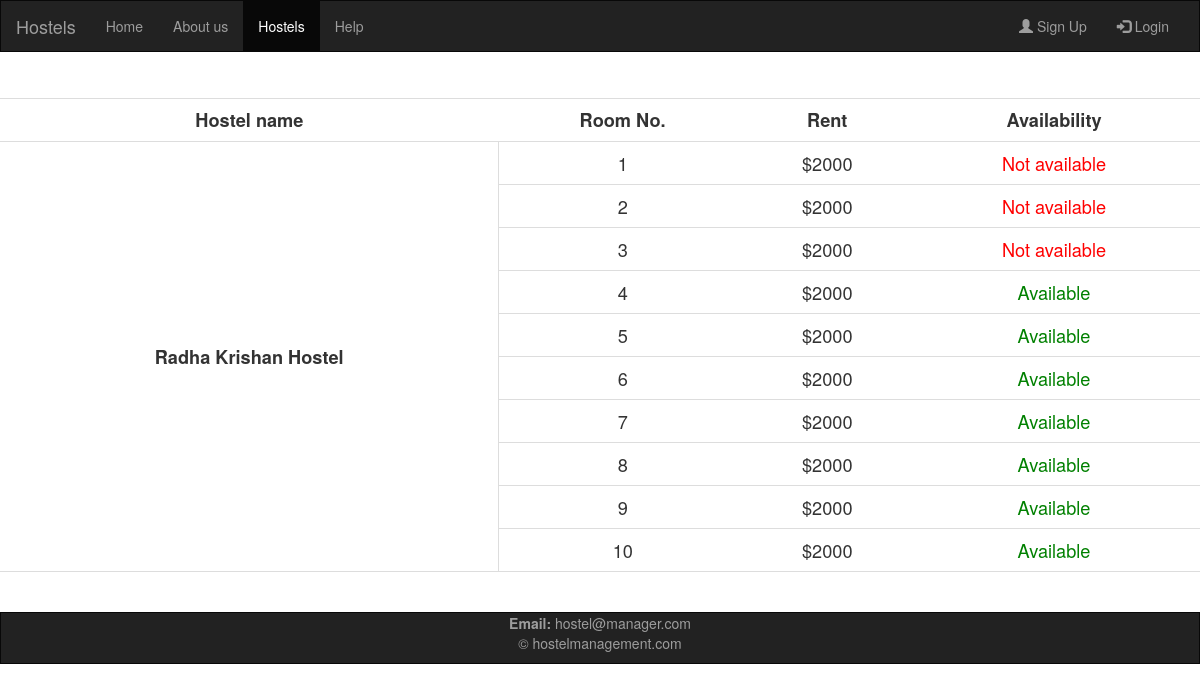
Page /hostels.php?hostelId=1 on the committed database.
### tables this page shows
CREATE TABLE IF NOT EXISTS `hostel` (
  `hostel_id` int(2) NOT NULL AUTO_INCREMENT,
  `hostel_name` varchar(20) DEFAULT NULL,
  `location` varchar(15) DEFAULT NULL,
  `owner_id` int(2) DEFAULT NULL,
  PRIMARY KEY (`hostel_id`),
  KEY `owner_id` (`owner_id`)
);

CREATE TABLE IF NOT EXISTS `rooms` (
  `hostel_id` int(2) NOT NULL,
  `room_no` int(3) NOT NULL,
  `price` int(6) DEFAULT NULL,
  `availability` int(1) DEFAULT '0',
  `student_id` int(4) DEFAULT NULL,
  PRIMARY KEY (`hostel_id`,`room_no`),
  KEY `student_id` (`student_id`)
);

### hostels.php (called while the page is built, shortened)
<?php
	include_once(ROOT_DIR."controller/controller.php");
	$controller = new Controller();
	$controller->invoke();
?>

### model/model.php (called while the page is built, shortened)
<?php
	include_once(ROOT_DIR."model/rooms_model.php");
	include_once(ROOT_DIR."model/connection.php");
	class Model{
		private $conn;
		public function  __construct(){
			$this->conn = new Connection();
		}
		public function getHostelRooms($hostelId){
			$nconn = $this->conn->getConnection();
			$sql = "SELECT room_no, price, availability, student_id FROM rooms WHERE hostel_id = $hostelId";
			$result = $nconn->query($sql);
			if($result->num_rows > 0){
				$rooms = array();
				$index = 0;
				while($row = $result->fetch_assoc()){
					$rooms[$index++] = new Rooms($hostelId, $row['room_no'], $row['price'], $row['availability'], $row['student_id']);
				}
				$sql = "SELECT hostel_name FROM hostel WHERE hostel_id = $hostelId";
				$hostelName =  $nconn->query($sql);
				if($hostelName->num_rows > 0){
					$hostelName = $hostelName->fetch_assoc();
					$hostelName = $hostelName['hostel_name'];
				}
				else{
					$hostelName = '';
				}
				$this->conn->closeConnection();
				return array($hostelName, $rooms);
			}
			else{
				$this->conn->closeConnection();
				return NULL;
			}
		}
	}
?>

### model/connection.php (called while the page is built, shortened)
<?php
	class Connection{
		private $servername = 'localhost';
		private $username = 'root';
		private $password = '';
		private $databaseName= 'hostel_management';
		public function __construct(){
			$this->conn = new mysqli($this->servername, $this->username, $this->password, $this->databaseName);
		}
	}
?>

### model/rooms_model.php (called while the page is built, shortened)
<?php
	class Rooms
	{
		public function __construct($hostel_id, $room_no, $price, $availability, $student_id)
		{
			$this->room_no = $room_no;
			$this->price = $price;
			$this->availability = $availability;
		}
	}
?>

### view/hostel_rooms.php (the view, shortened to what this page needs)
<!DOCTYPE html>
<html>
<head>
	    <?php
	    echo'
	    <link href="'.HTTP.'resources/css/bootstrap.min.css" rel="stylesheet">
		<link href="'.HTTP.'resources/css/index.css" rel="stylesheet" type="text/css">
	    <script src="'.HTTP.'resources/js/jquery-1.11.3.min.js"></script>
	    <script src="'.HTTP.'resources/js/bootstrap.min.js"></script>';
	    ?>
</head>
<body>
	<?php
		if(isset($_SESSION['student_id']))
			include_once(ROOT_DIR.'user/student/view/layout/header.php');
		else if(isset($_SESSION['owner_id']))
				include_once(ROOT_DIR.'user/owner/view/layout/header.php');
		else
			include_once(ROOT_DIR.'view/layout/header.php');
	?>
	<div class="table-responsive">
		<table class="table table-hover">
				<tr>
					<th>Hostel name</th>
					<th>Room No.</th>
					<th>Rent</th>
					<th>Availability</th>
				</tr>
				<tr style="border-bottom: 1px solid #ddd;">
					<?php
						echo '<th id="hostel_name" rowspan = "'.(count($hostelRooms[1])+1).'">'.ucwords($hostelRooms[0]).'</th>';
					?>
				</tr>
				<?php
					foreach ($hostelRooms[1] as $room) {
						echo '<tr style="border-bottom: 1px solid #ddd;">
						<td>'.$room->room_no.'</td>
						<td>$'.$room->price.'</td>
						<td>'.(($room->availability == 1)?'<span id="not_available">Not available</span>': '<span id="available">Available</span>').'</td>
						</tr>';
					}
				?>
		</table>
	</div>
	<?php
		include('layout/footer.php');
	?>
</body>
</html>

### controller/controller.php
<?php
	include_once(ROOT_DIR."model/model.php");
	class Controller{
		public $model;
		public function __construct()
		{
			$this->model = new Model();
		}
		public function invoke(){
			if(!isset($_GET['hostelId']) && !isset($_GET['facilities'])){
				$hostels = $this->model->getHostelList();
				include ROOT_DIR.'view/hostel_list.php';
			}
			else if(isset($_GET['facilities'])){
				$facilities = $this->model->getHostelFacilities($_GET['facilities']);
				include ROOT_DIR.'view/hostel_facilities.php';
			}
			else{
				$hostelRooms = $this->model->getHostelRooms($_GET['hostelId']);
				include ROOT_DIR.'view/hostel_rooms.php';
			}
		}
	}
?>

### view/layout/header.php
<?php
	echo '
		<nav id="navigationBar" class="navbar navbar-inverse">
		  	<div class="container-fluid">
			    <div class="navbar-header">
			    	<button type="button" class="navbar-toggle" data-toggle="collapse" data-target="#myNavbar">
				        <span class="icon-bar"></span>
				        <span class="icon-bar"></span>
				        <span class="icon-bar"></span>
			      </button>
			      <a class="navbar-brand" href="'.HTTP.'">Hostels</a>
			    </div>
			    <div class="collapse navbar-collapse" id="myNavbar">
			      <ul id="options" class="nav navbar-nav">
			        <li><a href="'.HTTP.'">Home</a></li>
			        <li><a href="#">About us</a></li>
			        <li><a href="'.HTTP.'hostels.php">Hostels</a></li>
			        <li><a href="#">Help</a></li>
			      </ul>
			      <ul id="right_options" class="nav navbar-nav navbar-right">
			      	<li><a href="'.HTTP.'signup.php"><span class="glyphicon glyphicon-user"></span> Sign Up</a></li>
        			<li><a href="'.HTTP.'login.php"><span class="glyphicon glyphicon-log-in"></span> Login</a></li>
			      </ul>
			    </div>
		  	</div>
		</nav>';
?>

### view/layout/footer.php
<?php
	echo '
		<div id="footer" class="navbar navbar-inverse ">
			<p style="text-align: center; color: #9d9d9d"><strong>Email:</strong> hostel@manager.com
				<br/>&copy; hostelmanagement.com
			</p>
		</div>
		';
?>

### resources/css/index.css (style rules this page uses)
.navbar { margin-bottom: 0; border-radius: 0; }

### view/hostel_rooms.php (style rules this page uses)
#navigationBar { border-radius: 0; }
#footer { border-radius: 0; margin-bottom: 0; }
#hostel_name { text-align: center; border-right: 1px solid #ddd; vertical-align: middle !important; }
table { font-size: 1.3em; }
th,td { text-align: center; }
#available { color: green; }
#not_available { color: red; }
.table-responsive { margin-top: 46px; margin-bottom:20px; }

### rows in the picture
hostel: hostel_name "Radha Krishan Hostel"
rooms: availability "1", price "2000", shows "Not available"
rooms: room_no "2", price "2000", availability "Not available"
rooms: room_no "3", price "2000", availability "Not available"
rooms: room_no "4", price "2000", availability "Available"
rooms: room_no "5", price "2000", availability "Available"
rooms: room_no "6", price "2000", availability "Available"
rooms: room_no "7", price "2000", availability "Available"
rooms: room_no "8", price "2000", availability "Available"
rooms: room_no "9", price "2000", availability "Available"
rooms: room_no "10", price "2000", availability "Available"
